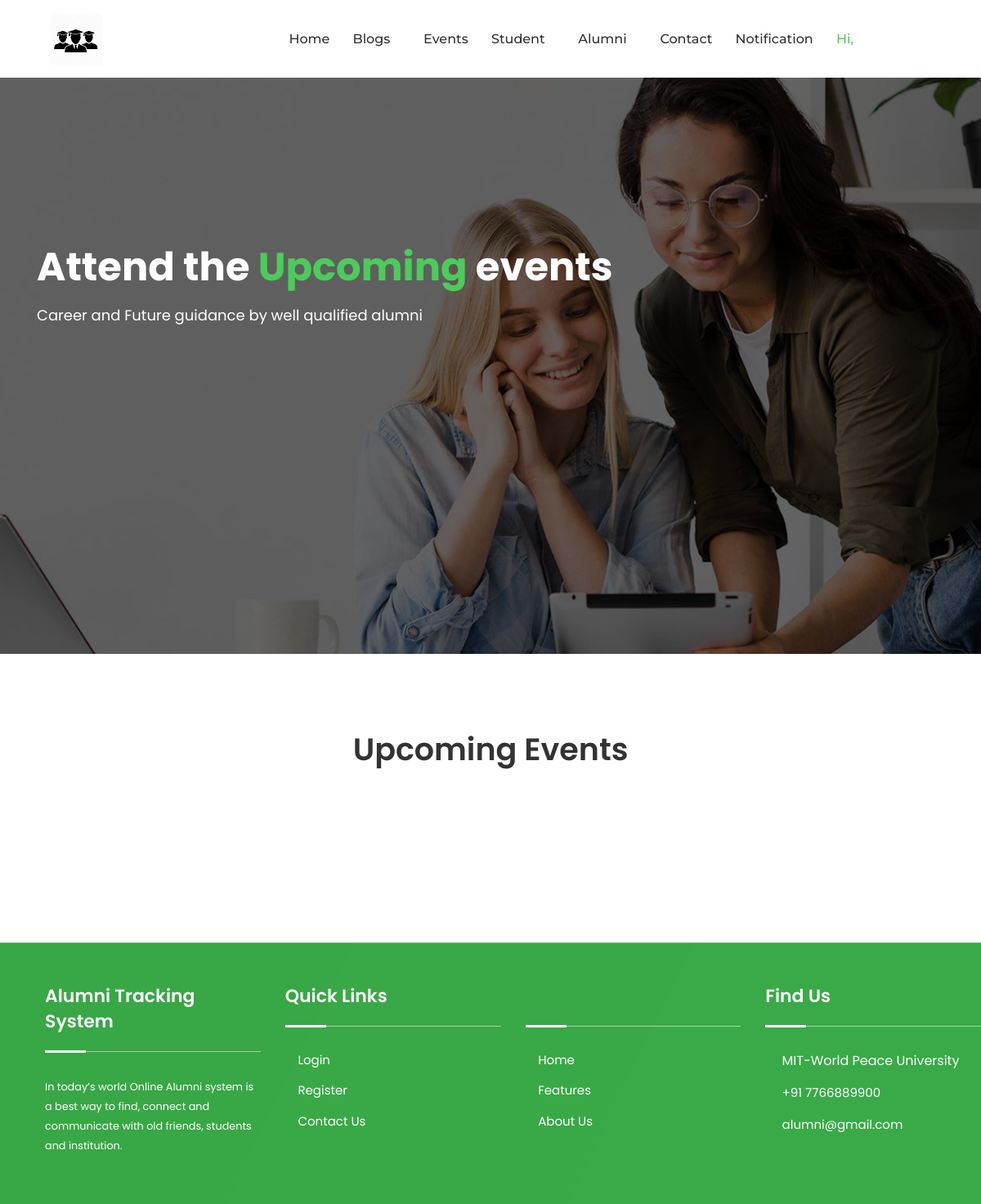
/view_events.php, run on an earlier commit of the app's database.
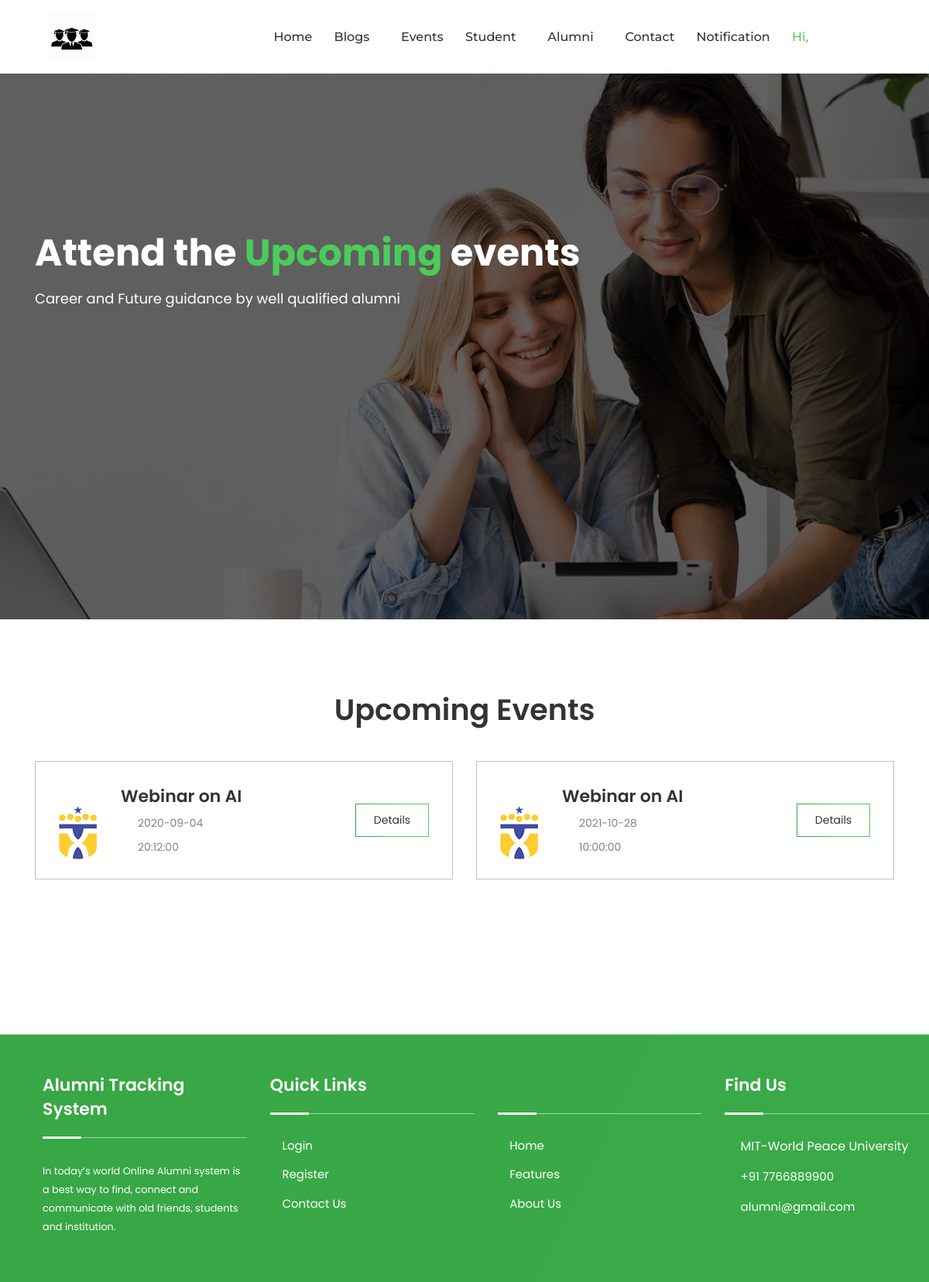
And on a later commit of the database.
### tables this page shows
CREATE TABLE `tblevent` (
  `Eid` int(11) NOT NULL,
  `Ename` varchar(100) NOT NULL,
  `Location` varchar(100) NOT NULL,
  `Elink` varchar(100) NOT NULL,
  `Edate` date NOT NULL,
  `Etime` time NOT NULL,
  `Edescription` text NOT NULL,
  `CreatedUid` int(11) NOT NULL,
  `AlumniUid` int(11) NOT NULL,
  `Deptid` int(11) NOT NULL,
  `IsAccepted` tinyint(7) NOT NULL,
  `IsActive` tinyint(7) NOT NULL
);

### view_events.php (the view, shortened to what this page needs)
<?php
    include_once("DbConnection.php");
?>
<!DOCTYPE html>
<html lang="zxx">
    <head>
        <?php include_once('cssLinks.php');?>
    </head>
    <body>
        <?php
            if($_SESSION['Type']=="Student")
            {
                include_once('headerStudent.php');
            }
            else if($_SESSION['Type']=="Alumni")
            {
                include_once('headerAlumni.php');
            }
            else{
                include_once('headerHod.php');
            }
        ?>
        <div class="banner-area banner-area-two banner-img-two">
            <div class="d-table">
                <div class="d-table-cell">
                    <div class="container">
                        <div class="banner-text">
                            <h1>Attend the <span>Upcoming </span> events </h1>
                            <p>Career and Future guidance by well qualified alumni</p>
                        </div>
                    </div>
                </div>
            </div>
        </div>
        <section class="job-area ptb-100">
            <div class="container">
                <div class="section-title">
                    <h2>Upcoming Events</h2>
                </div>
                <div id="container">
                    <div class="row">
                        <?php
                            $eventSelectQuery = "SELECT * from tblevent where IsActive=1 and IsAccepted=1";
                            $result_event = mysqli_query($con,$eventSelectQuery);
                            if($result_event->num_rows!=0)
                            {
                                while($row_event=$result_event->fetch_array())
                                {
                                    $eventId = $row_event['Eid'];
                                    $eventName = $row_event['Ename'];
                                    $eventDate = $row_event['Edate'];
                                    $eventTime = $row_event['Etime'];
                        ?>
                        <div class="col-lg-6 mix ui ux">
                            <div class="job-item">
                                <img src="assets/img/home-1/jobs/2.png" alt="Job">
                                <div class="job-inner align-items-center">
                                    <div class="job-inner-left">
                                        <h3><?php echo $eventName; ?></h3>
                                        <ul>
                                            <li>
                                                <?php echo $eventDate; ?>
                                            </li>
                                            <li>
                                                <?php echo $eventTime; ?>
                                            </li>
                                        </ul>
                                    </div>
                                    <div class="job-inner-right">
                                        <ul>
                                            <li>
                                                <a href="eventDetails.php?Eid=<?php echo $eventId; ?>">Details</a>
                                            </li>
                                        </ul>
                                    </div>
                                </div>
                            </div>
                        </div>
                        <?php
                        }
                    }
                    ?>
                    </div>
                </div>
            </div>
        </section>
        <?php include_once('footer.php');?>
    </body>
</html>

### cssLinks.php (shortened to what this page needs)
<link rel="stylesheet" href="assets/css/bootstrap.min.css">
<link rel="stylesheet" href="assets/css/meanmenu.css">
<link rel="stylesheet" href="assets/css/icofont.min.css">
<link rel="stylesheet" href="assets/css/nice-select.css">
<link rel="stylesheet" href="assets/css/owl.carousel.min.css">
<link rel="stylesheet" href="assets/css/owl.theme.default.min.css">
<link rel="stylesheet" href="assets/css/animate.css">
<link rel="stylesheet" href="assets/fonts/flaticon.css">
<link rel="stylesheet" href="assets/css/style.css">
<link rel="stylesheet" href="assets/css/responsive.css">

### headerHod.php (shortened to what this page needs)
<div class="navbar-area fixed-top">
    <div class="main-nav">
        <div class="container">
            <nav class="navbar navbar-expand-md navbar-light">
                <a class="navbar-brand" href="index.php">
                    <img src="assets/img/logo.png" alt="Logo">
                </a>
                <div class="collapse navbar-collapse mean-menu" >
                    <ul class="navbar-nav" style="width:100%; margin-left:20%;">
                        <li class="nav-item">
                            <a href="homepage.php" class="nav-link">Home</a>
                        </li>&nbsp;
                        <li class="nav-item">
                            <a href="#" class="nav-link dropdown-toggle">Blogs <i class="icofont-simple-down"></i></a>
                        </li>
                        <li class="nav-item">
                            <a href="#" class="nav-link">Events</a>
                        </li>&nbsp;
                        <li class="nav-item">
                            <a href="#" class="nav-link dropdown-toggle">Student <i class="icofont-simple-down"></i></a>
                        </li>
                        <li class="nav-item">
                            <a href="#" class="nav-link dropdown-toggle">Alumni <i class="icofont-simple-down"></i></a>
                        </li>
                        <li class="nav-item">
                            <a href="contact.php" class="nav-link">Contact</a>
                        </li>&nbsp;
                        <li class="nav-item">
                            <a href="notifications.php" class="nav-link">Notification</a>
                        </li>&nbsp;
                        <li class="nav-item">
                            <a href="#" class="nav-link dropdown-toggle right active">Hi,&nbsp;<?php echo $_SESSION['Firstname']." ".$_SESSION['Lastname']; ?><i class="icofont-simple-down"></i>
                            </a>
                        </li>&nbsp;
                    </ul>
                </div>
            </nav>
        </div>
    </div>
</div>

### footer.php
    <footer>
        <div class="copyright-area">
            <div class="row" style="margin-left:40px; margin-top:20px;">
                <div class="col-sm-6 col-lg-3">
                    <div class="footer-item">
                        <div class="footer-category">
                            <h3>Alumni Tracking System</h3>
                            <small>In today’s world Online Alumni system is a best way to find, connect and
                            communicate with old friends, students and institution.</small>
                        </div>
                    </div>
                </div>
                <div class="col-sm-6 col-lg-3">
                    <div class="footer-item">
                        <div class="footer-category">
                            <h3>Quick Links</h3>
                            <ul>
                                <li>
                                    <a href="login.php">
                                        <i class="icofont-simple-right"></i>
                                        Login
                                    </a>
                                </li>
                                <li>
                                    <a href="register.php">
                                        <i class="icofont-simple-right"></i>
                                        Register
                                    </a>
                                </li>
                                <li>
                                    <a href="contact.php">
                                        <i class="icofont-simple-right"></i>
                                        Contact Us
                                    </a>
                                </li>
                            </ul>
                        </div>
                    </div>
                </div>
                <div class="col-sm-6 col-lg-3">
                    <div class="footer-item">
                        <div class="footer-category">
                            <h3><br></h3>
                            <ul>
                                <li>
                                    <a href="index.php">
                                        <i class="icofont-simple-right"></i>
                                        Home
                                    </a>
                                </li>
                                <li>
                                    <a href="features.php">
                                        <i class="icofont-simple-right"></i>
                                        Features
                                    </a>
                                </li>
                                <li>
                                    <a href="about.php">
                                        <i class="icofont-simple-right"></i>
                                        About Us
                                    </a>
                                </li>
                            </ul>
                        </div>
                    </div>
                </div>
                <div class="col-sm-6 col-lg-3">
                    <div class="footer-item">
                        <div class="footer-find">
                            <h3>Find Us</h3>
                            <ul>
                                <li>
                                    <i class="icofont-location-pin"></i>
                                    MIT-World Peace University
                                </li>
                                <li>
                                    <i class="icofont-ui-call"></i>
                                    <a href="tel:+880123456789">
                                        +91 7766889900
                                    </a>
                                </li>
                                <li>
                                    <i class="icofont-ui-email"></i>
                                    <a href="mailto:hello@gable.com">
                                        alumni@gmail.com
                                    </a>
                                </li>
                            </ul>
                        </div>
                    </div>
                </div>
            </div>
        </div>
</footer>

### assets/css/meanmenu.css (style rules this page uses)
body { font-family: "Oswald", sans-serif; padding: 0; margin: 0; font-size: 15px; background-color: #f1f1f1; }
.main-nav { background: #000; position: absolute; top: 0; left: 0; padding-top: 15px; padding-bottom: 15px; width: 100%; z-index: 999; height: auto; }
.navbar-light .navbar-brand, .navbar-light .navbar-brand:hover { color: #fff; font-weight: bold; text-transform: uppercase; }
.main-nav nav ul { padding: 0; margin: 0; list-style-type: none; }
.main-nav nav .navbar-nav .nav-item { position: relative; padding: 15px 0; }
.main-nav nav .navbar-nav .nav-item a { font-weight: 500; font-size: 16px; text-transform: uppercase; color: #ffffff; padding-left: 0; padding-right: 0; padding-top: 0; padding-bottom: 0; margin-left: 15px; margin-right: 15px; }
.main-nav nav .navbar-nav .nav-item a:hover, .main-nav nav .navbar-nav .nav-item a:focus, .main-nav nav .navbar-nav .nav-item a.active { color: #FF2D55; }

What changed in the data, as far as the page shows it:
added tblevent: Ename "Webinar on AI", Edate "2020-09-04", Etime "20:12:00"
added tblevent: Ename "Webinar on AI", Edate "2021-10-28", Etime "10:00:00"
